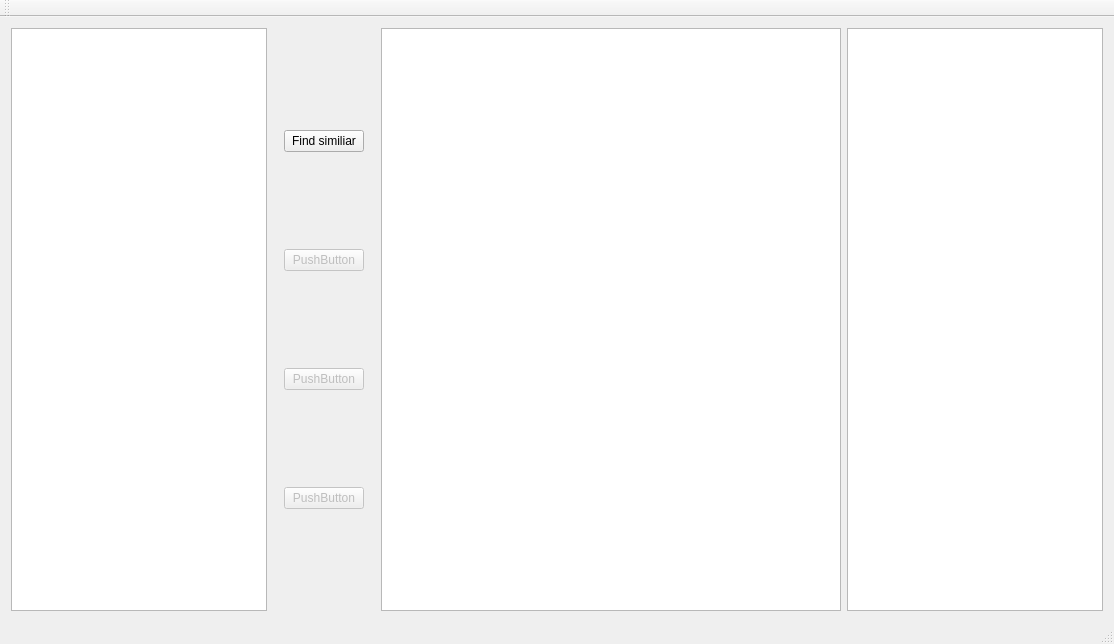
<?xml version="1.0" encoding="UTF-8"?>
<ui version="4.0">
 <class>ImageRetrievalClass</class>
 <widget class="QMainWindow" name="ImageRetrievalClass">
  <property name="enabled">
   <bool>true</bool>
  </property>
  <property name="geometry">
   <rect>
    <x>0</x>
    <y>0</y>
    <width>1114</width>
    <height>644</height>
   </rect>
  </property>
  <property name="sizePolicy">
   <sizepolicy hsizetype="Fixed" vsizetype="Expanding">
    <horstretch>0</horstretch>
    <verstretch>0</verstretch>
   </sizepolicy>
  </property>
  <property name="windowTitle">
   <string>ImageRetrieval</string>
  </property>
  <widget class="QWidget" name="centralWidget">
   <layout class="QHBoxLayout" name="horizontalLayout_2">
    <item>
     <layout class="QHBoxLayout" name="horizontalLayout">
      <item>
       <widget class="QListWidget" name="baseImgList">
        <property name="sizePolicy">
         <sizepolicy hsizetype="Fixed" vsizetype="Expanding">
          <horstretch>0</horstretch>
          <verstretch>0</verstretch>
         </sizepolicy>
        </property>
       </widget>
      </item>
      <item>
       <widget class="QWidget" name="widget" native="true">
        <property name="sizePolicy">
         <sizepolicy hsizetype="Fixed" vsizetype="Minimum">
          <horstretch>0</horstretch>
          <verstretch>0</verstretch>
         </sizepolicy>
        </property>
        <layout class="QVBoxLayout" name="actionList">
         <item>
          <widget class="QPushButton" name="findSimiliar">
           <property name="enabled">
            <bool>true</bool>
           </property>
           <property name="text">
            <string>Find similiar</string>
           </property>
          </widget>
         </item>
         <item>
          <widget class="QPushButton" name="pushButton_4">
           <property name="enabled">
            <bool>false</bool>
           </property>
           <property name="text">
            <string>PushButton</string>
           </property>
          </widget>
         </item>
         <item>
          <widget class="QPushButton" name="pushButton_2">
           <property name="enabled">
            <bool>false</bool>
           </property>
           <property name="text">
            <string>PushButton</string>
           </property>
          </widget>
         </item>
         <item>
          <widget class="QPushButton" name="pushButton">
           <property name="enabled">
            <bool>false</bool>
           </property>
           <property name="text">
            <string>PushButton</string>
           </property>
          </widget>
         </item>
        </layout>
       </widget>
      </item>
      <item>
       <widget class="QListWidget" name="resultList">
        <property name="sizePolicy">
         <sizepolicy hsizetype="Expanding" vsizetype="Expanding">
          <horstretch>0</horstretch>
          <verstretch>0</verstretch>
         </sizepolicy>
        </property>
       </widget>
      </item>
      <item>
       <widget class="QListWidget" name="infoList">
        <property name="sizePolicy">
         <sizepolicy hsizetype="Fixed" vsizetype="Expanding">
          <horstretch>0</horstretch>
          <verstretch>0</verstretch>
         </sizepolicy>
        </property>
       </widget>
      </item>
     </layout>
    </item>
   </layout>
  </widget>
  <widget class="QMenuBar" name="menuBar">
   <property name="geometry">
    <rect>
     <x>0</x>
     <y>0</y>
     <width>1114</width>
     <height>21</height>
    </rect>
   </property>
  </widget>
  <widget class="QToolBar" name="mainToolBar">
   <attribute name="toolBarArea">
    <enum>TopToolBarArea</enum>
   </attribute>
   <attribute name="toolBarBreak">
    <bool>false</bool>
   </attribute>
  </widget>
  <widget class="QStatusBar" name="statusBar"/>
 </widget>
 <layoutdefault spacing="6" margin="11"/>
 <resources>
  <include location="imageretrieval.qrc"/>
 </resources>
 <connections/>
</ui>
